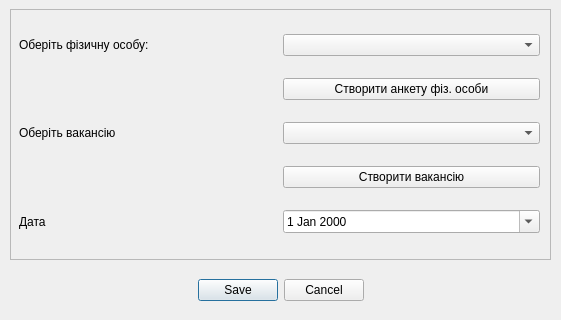
<?xml version="1.0" encoding="UTF-8"?>
<ui version="4.0">
 <class>Dialog_addStaff</class>
 <widget class="QDialog" name="Dialog_addStaff">
  <property name="geometry">
   <rect>
    <x>0</x>
    <y>0</y>
    <width>561</width>
    <height>320</height>
   </rect>
  </property>
  <property name="windowTitle">
   <string>Прийом на роботу</string>
  </property>
  <widget class="QDialogButtonBox" name="buttonBox">
   <property name="geometry">
    <rect>
     <x>10</x>
     <y>270</y>
     <width>541</width>
     <height>41</height>
    </rect>
   </property>
   <property name="orientation">
    <enum>Qt::Horizontal</enum>
   </property>
   <property name="standardButtons">
    <set>QDialogButtonBox::Cancel|QDialogButtonBox::Save</set>
   </property>
   <property name="centerButtons">
    <bool>true</bool>
   </property>
  </widget>
  <widget class="QFrame" name="frame">
   <property name="geometry">
    <rect>
     <x>10</x>
     <y>9</y>
     <width>541</width>
     <height>251</height>
    </rect>
   </property>
   <property name="frameShape">
    <enum>QFrame::StyledPanel</enum>
   </property>
   <property name="frameShadow">
    <enum>QFrame::Raised</enum>
   </property>
   <widget class="QWidget" name="gridLayoutWidget">
    <property name="geometry">
     <rect>
      <x>9</x>
      <y>9</y>
      <width>521</width>
      <height>231</height>
     </rect>
    </property>
    <layout class="QGridLayout" name="gridLayout">
     <item row="0" column="1">
      <widget class="QComboBox" name="selectPerson">
       <property name="cursor">
        <cursorShape>PointingHandCursor</cursorShape>
       </property>
      </widget>
     </item>
     <item row="1" column="1">
      <widget class="QPushButton" name="createPerson">
       <property name="cursor">
        <cursorShape>PointingHandCursor</cursorShape>
       </property>
       <property name="text">
        <string>Створити анкету фіз. особи</string>
       </property>
      </widget>
     </item>
     <item row="0" column="0">
      <widget class="QLabel" name="label">
       <property name="text">
        <string>Оберіть фізичну особу:</string>
       </property>
      </widget>
     </item>
     <item row="3" column="1">
      <widget class="QPushButton" name="openVacancy">
       <property name="cursor">
        <cursorShape>PointingHandCursor</cursorShape>
       </property>
       <property name="text">
        <string>Створити вакансію</string>
       </property>
      </widget>
     </item>
     <item row="2" column="0">
      <widget class="QLabel" name="label_2">
       <property name="text">
        <string>Оберіть вакансію</string>
       </property>
      </widget>
     </item>
     <item row="2" column="1">
      <widget class="QComboBox" name="selectVacancy">
       <property name="cursor">
        <cursorShape>PointingHandCursor</cursorShape>
       </property>
      </widget>
     </item>
     <item row="4" column="1">
      <widget class="QDateEdit" name="startDate">
       <property name="cursor">
        <cursorShape>PointingHandCursor</cursorShape>
       </property>
       <property name="calendarPopup">
        <bool>true</bool>
       </property>
      </widget>
     </item>
     <item row="4" column="0">
      <widget class="QLabel" name="label_3">
       <property name="text">
        <string>Дата</string>
       </property>
      </widget>
     </item>
    </layout>
   </widget>
  </widget>
 </widget>
 <resources/>
 <connections>
  <connection>
   <sender>buttonBox</sender>
   <signal>accepted()</signal>
   <receiver>Dialog_addStaff</receiver>
   <slot>accept()</slot>
   <hints>
    <hint type="sourcelabel">
     <x>248</x>
     <y>254</y>
    </hint>
    <hint type="destinationlabel">
     <x>157</x>
     <y>274</y>
    </hint>
   </hints>
  </connection>
  <connection>
   <sender>buttonBox</sender>
   <signal>rejected()</signal>
   <receiver>Dialog_addStaff</receiver>
   <slot>reject()</slot>
   <hints>
    <hint type="sourcelabel">
     <x>316</x>
     <y>260</y>
    </hint>
    <hint type="destinationlabel">
     <x>286</x>
     <y>274</y>
    </hint>
   </hints>
  </connection>
 </connections>
</ui>
